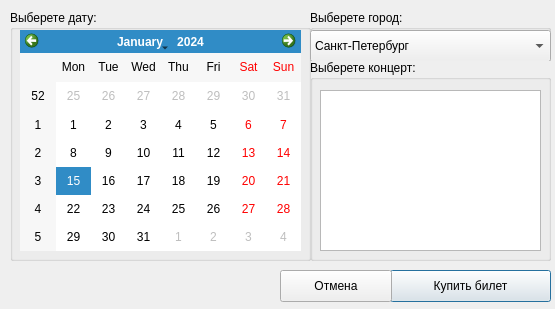
<?xml version="1.0" encoding="UTF-8"?>
<ui version="4.0">
 <class>buy_tickets</class>
 <widget class="QDialog" name="buy_tickets">
  <property name="geometry">
   <rect>
    <x>0</x>
    <y>0</y>
    <width>555</width>
    <height>309</height>
   </rect>
  </property>
  <property name="windowTitle">
   <string>Dialog</string>
  </property>
  <widget class="QGroupBox" name="groupBox">
   <property name="geometry">
    <rect>
     <x>10</x>
     <y>10</y>
     <width>301</width>
     <height>251</height>
    </rect>
   </property>
   <property name="title">
    <string>Выберете дату:</string>
   </property>
   <widget class="QCalendarWidget" name="date">
    <property name="geometry">
     <rect>
      <x>10</x>
      <y>20</y>
      <width>281</width>
      <height>221</height>
     </rect>
    </property>
   </widget>
  </widget>
  <widget class="QGroupBox" name="groupBox_2">
   <property name="geometry">
    <rect>
     <x>310</x>
     <y>10</y>
     <width>241</width>
     <height>51</height>
    </rect>
   </property>
   <property name="title">
    <string>Выберете город:</string>
   </property>
   <widget class="QComboBox" name="city">
    <property name="geometry">
     <rect>
      <x>0</x>
      <y>20</y>
      <width>241</width>
      <height>32</height>
     </rect>
    </property>
    <item>
     <property name="text">
      <string>Санкт-Петербург</string>
     </property>
    </item>
   </widget>
  </widget>
  <widget class="QGroupBox" name="groupBox_3">
   <property name="geometry">
    <rect>
     <x>310</x>
     <y>60</y>
     <width>241</width>
     <height>201</height>
    </rect>
   </property>
   <property name="title">
    <string>Выберете концерт:</string>
   </property>
   <widget class="QListWidget" name="concert">
    <property name="geometry">
     <rect>
      <x>10</x>
      <y>30</y>
      <width>221</width>
      <height>161</height>
     </rect>
    </property>
   </widget>
  </widget>
  <widget class="QPushButton" name="pushButton">
   <property name="geometry">
    <rect>
     <x>390</x>
     <y>270</y>
     <width>161</width>
     <height>32</height>
    </rect>
   </property>
   <property name="text">
    <string>Купить билет</string>
   </property>
  </widget>
  <widget class="QPushButton" name="pushButton_2">
   <property name="geometry">
    <rect>
     <x>280</x>
     <y>270</y>
     <width>112</width>
     <height>32</height>
    </rect>
   </property>
   <property name="text">
    <string>Отмена</string>
   </property>
  </widget>
 </widget>
 <resources/>
 <connections/>
</ui>
